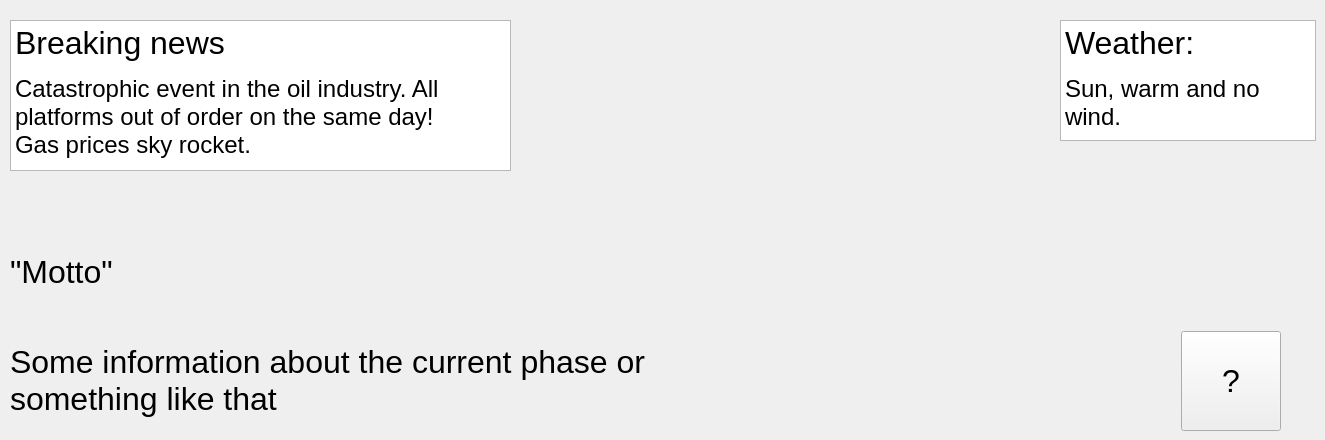
            <widget class="QWidget" name="page_main">
             <widget class="QTextBrowser" name="main_weather">
              <property name="geometry">
               <rect>
                <x>1060</x>
                <y>20</y>
                <width>256</width>
                <height>121</height>
               </rect>
              </property>
              <property name="html">
               <string>&lt;!DOCTYPE HTML PUBLIC &quot;-//W3C//DTD HTML 4.0//EN&quot; &quot;http://www.w3.org/TR/REC-html40/strict.dtd&quot;&gt;
&lt;html&gt;&lt;head&gt;&lt;meta name=&quot;qrichtext&quot; content=&quot;1&quot; /&gt;&lt;style type=&quot;text/css&quot;&gt;
p, li { white-space: pre-wrap; }
&lt;/style&gt;&lt;/head&gt;&lt;body style=&quot; font-family:'MS Shell Dlg 2'; font-size:7.8pt; font-weight:400; font-style:normal;&quot;&gt;
&lt;p style=&quot; margin-top:0px; margin-bottom:0px; margin-left:0px; margin-right:0px; -qt-block-indent:0; text-indent:0px;&quot;&gt;&lt;span style=&quot; font-size:24pt;&quot;&gt;Weather:&lt;/span&gt;&lt;/p&gt;
&lt;p style=&quot;-qt-paragraph-type:empty; margin-top:0px; margin-bottom:0px; margin-left:0px; margin-right:0px; -qt-block-indent:0; text-indent:0px; font-size:8.25pt;&quot;&gt;&lt;br /&gt;&lt;/p&gt;
&lt;p style=&quot; margin-top:0px; margin-bottom:0px; margin-left:0px; margin-right:0px; -qt-block-indent:0; text-indent:0px;&quot;&gt;&lt;span style=&quot; font-size:18pt;&quot;&gt;Sun, warm and no wind. &lt;/span&gt;&lt;/p&gt;&lt;/body&gt;&lt;/html&gt;</string>
              </property>
             </widget>
             <widget class="QTextBrowser" name="main_newsflash">
              <property name="geometry">
               <rect>
                <x>10</x>
                <y>20</y>
                <width>501</width>
                <height>151</height>
               </rect>
              </property>
              <property name="tabChangesFocus">
               <bool>false</bool>
              </property>
              <property name="documentTitle">
               <string>Breaking</string>
              </property>
              <property name="lineWrapMode">
               <enum>QTextEdit::WidgetWidth</enum>
              </property>
              <property name="lineWrapColumnOrWidth">
               <number>50</number>
              </property>
              <property name="html">
               <string>&lt;!DOCTYPE HTML PUBLIC &quot;-//W3C//DTD HTML 4.0//EN&quot; &quot;http://www.w3.org/TR/REC-html40/strict.dtd&quot;&gt;
&lt;html&gt;&lt;head&gt;&lt;meta name=&quot;qrichtext&quot; content=&quot;1&quot; /&gt;&lt;title&gt;Breaking&lt;/title&gt;&lt;style type=&quot;text/css&quot;&gt;
p, li { white-space: pre-wrap; }
&lt;/style&gt;&lt;/head&gt;&lt;body style=&quot; font-family:'MS Shell Dlg 2'; font-size:7.8pt; font-weight:400; font-style:normal;&quot;&gt;
&lt;p style=&quot; margin-top:0px; margin-bottom:0px; margin-left:0px; margin-right:0px; -qt-block-indent:0; text-indent:0px;&quot;&gt;&lt;span style=&quot; font-size:24pt;&quot;&gt;Breaking news&lt;/span&gt;&lt;/p&gt;
&lt;p style=&quot;-qt-paragraph-type:empty; margin-top:0px; margin-bottom:0px; margin-left:0px; margin-right:0px; -qt-block-indent:0; text-indent:0px; font-size:8.25pt;&quot;&gt;&lt;br /&gt;&lt;/p&gt;
&lt;p style=&quot; margin-top:0px; margin-bottom:0px; margin-left:0px; margin-right:0px; -qt-block-indent:0; text-indent:0px;&quot;&gt;&lt;span style=&quot; font-size:18pt;&quot;&gt;Catastrophic event in the oil industry. All platforms out of order on the same day!&lt;br /&gt;Gas prices sky rocket.  &lt;/span&gt;&lt;/p&gt;&lt;/body&gt;&lt;/html&gt;</string>
              </property>
              <property name="textInteractionFlags">
               <set>Qt::NoTextInteraction</set>
              </property>
             </widget>
             <widget class="QWidget" name="horizontalLayoutWidget_3">
              <property name="geometry">
               <rect>
                <x>10</x>
                <y>220</y>
                <width>1271</width>
                <height>211</height>
               </rect>
              </property>
              <layout class="QHBoxLayout" name="horizontalLayout_13">
               <item>
                <layout class="QVBoxLayout" name="verticalLayout_19">
                 <item>
                  <widget class="QLabel" name="main_motto">
                   <property name="minimumSize">
                    <size>
                     <width>700</width>
                     <height>0</height>
                    </size>
                   </property>
                   <property name="font">
                    <font>
                     <pointsize>24</pointsize>
                    </font>
                   </property>
                   <property name="text">
                    <string>&quot;Motto&quot;</string>
                   </property>
                  </widget>
                 </item>
                 <item>
                  <widget class="QLabel" name="main_infoLabel">
                   <property name="minimumSize">
                    <size>
                     <width>700</width>
                     <height>0</height>
                    </size>
                   </property>
                   <property name="font">
                    <font>
                     <pointsize>24</pointsize>
                    </font>
                   </property>
                   <property name="text">
                    <string>Some information about the current phase or something like that</string>
                   </property>
                   <property name="wordWrap">
                    <bool>true</bool>
                   </property>
                  </widget>
                 </item>
                </layout>
               </item>
               <item>
                <spacer name="horizontalSpacer_7">
                 <property name="orientation">
                  <enum>Qt::Horizontal</enum>
                 </property>
                 <property name="sizeHint" stdset="0">
                  <size>
                   <width>40</width>
                   <height>20</height>
                  </size>
                 </property>
                </spacer>
               </item>
               <item alignment="Qt::AlignBottom">
                <widget class="QPushButton" name="pushButton_9">
                 <property name="minimumSize">
                  <size>
                   <width>100</width>
                   <height>100</height>
                  </size>
                 </property>
                 <property name="maximumSize">
                  <size>
                   <width>100</width>
                   <height>100</height>
                  </size>
                 </property>
                 <property name="font">
                  <font>
                   <pointsize>24</pointsize>
                  </font>
                 </property>
                 <property name="text">
                  <string>?</string>
                 </property>
                </widget>
               </item>
              </layout>
             </widget>
            </widget>
